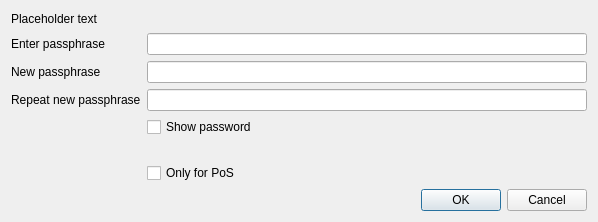
<?xml version="1.0" encoding="UTF-8"?>
<ui version="4.0">
 <class>AskPassphraseDialog</class>
 <widget class="QDialog" name="AskPassphraseDialog">
  <property name="geometry">
   <rect>
    <x>0</x>
    <y>0</y>
    <width>598</width>
    <height>222</height>
   </rect>
  </property>
  <property name="sizePolicy">
   <sizepolicy hsizetype="Preferred" vsizetype="Minimum">
    <horstretch>0</horstretch>
    <verstretch>0</verstretch>
   </sizepolicy>
  </property>
  <property name="minimumSize">
   <size>
    <width>550</width>
    <height>0</height>
   </size>
  </property>
  <property name="windowTitle">
   <string>Passphrase Dialog</string>
  </property>
  <layout class="QVBoxLayout" name="verticalLayout">
   <property name="sizeConstraint">
    <enum>QLayout::SetMinimumSize</enum>
   </property>
   <item>
    <widget class="QLabel" name="warningLabel">
     <property name="text">
      <string notr="true">Placeholder text</string>
     </property>
     <property name="textFormat">
      <enum>Qt::RichText</enum>
     </property>
     <property name="wordWrap">
      <bool>true</bool>
     </property>
    </widget>
   </item>
   <item>
    <layout class="QFormLayout" name="formLayout">
     <property name="sizeConstraint">
      <enum>QLayout::SetMinimumSize</enum>
     </property>
     <property name="fieldGrowthPolicy">
      <enum>QFormLayout::AllNonFixedFieldsGrow</enum>
     </property>
     <item row="0" column="0">
      <widget class="QLabel" name="passLabel1">
       <property name="text">
        <string>Enter passphrase</string>
       </property>
      </widget>
     </item>
     <item row="0" column="1">
      <widget class="QLineEdit" name="passEdit1">
       <property name="echoMode">
        <enum>QLineEdit::Password</enum>
       </property>
      </widget>
     </item>
     <item row="1" column="0">
      <widget class="QLabel" name="passLabel2">
       <property name="text">
        <string>New passphrase</string>
       </property>
      </widget>
     </item>
     <item row="1" column="1">
      <widget class="QLineEdit" name="passEdit2">
       <property name="echoMode">
        <enum>QLineEdit::Password</enum>
       </property>
      </widget>
     </item>
     <item row="2" column="0">
      <widget class="QLabel" name="passLabel3">
       <property name="text">
        <string>Repeat new passphrase</string>
       </property>
      </widget>
     </item>
     <item row="2" column="1">
      <widget class="QLineEdit" name="passEdit3">
       <property name="echoMode">
        <enum>QLineEdit::Password</enum>
       </property>
      </widget>
     </item>
     <item row="3" column="1">
      <widget class="QCheckBox" name="toggleShowPasswordButton">
       <property name="text">
        <string>Show password</string>
       </property>
      </widget>
     </item>
     <item row="4" column="1">
      <widget class="QLabel" name="capsLabel">
       <property name="font">
        <font>
         <weight>75</weight>
         <bold>true</bold>
        </font>
       </property>
       <property name="text">
        <string/>
       </property>
       <property name="alignment">
        <set>Qt::AlignCenter</set>
       </property>
      </widget>
     </item>
     <item row="5" column="1">
        <widget class="QCheckBox" name="onlyPoS">
         <property name="text">
          <string>Only for PoS</string>
         </property>
        </widget>
     </item>
    </layout>
   </item>
   <item>
    <widget class="QDialogButtonBox" name="buttonBox">
     <property name="orientation">
      <enum>Qt::Horizontal</enum>
     </property>
     <property name="standardButtons">
      <set>QDialogButtonBox::Cancel|QDialogButtonBox::Ok</set>
     </property>
    </widget>
   </item>
  </layout>
 </widget>
 <resources/>
 <connections>
  <connection>
   <sender>buttonBox</sender>
   <signal>accepted()</signal>
   <receiver>AskPassphraseDialog</receiver>
   <slot>accept()</slot>
   <hints>
    <hint type="sourcelabel">
     <x>20</x>
     <y>20</y>
    </hint>
    <hint type="destinationlabel">
     <x>20</x>
     <y>20</y>
    </hint>
   </hints>
  </connection>
  <connection>
   <sender>buttonBox</sender>
   <signal>rejected()</signal>
   <receiver>AskPassphraseDialog</receiver>
   <slot>reject()</slot>
   <hints>
    <hint type="sourcelabel">
     <x>20</x>
     <y>20</y>
    </hint>
    <hint type="destinationlabel">
     <x>20</x>
     <y>20</y>
    </hint>
   </hints>
  </connection>
 </connections>
</ui>
